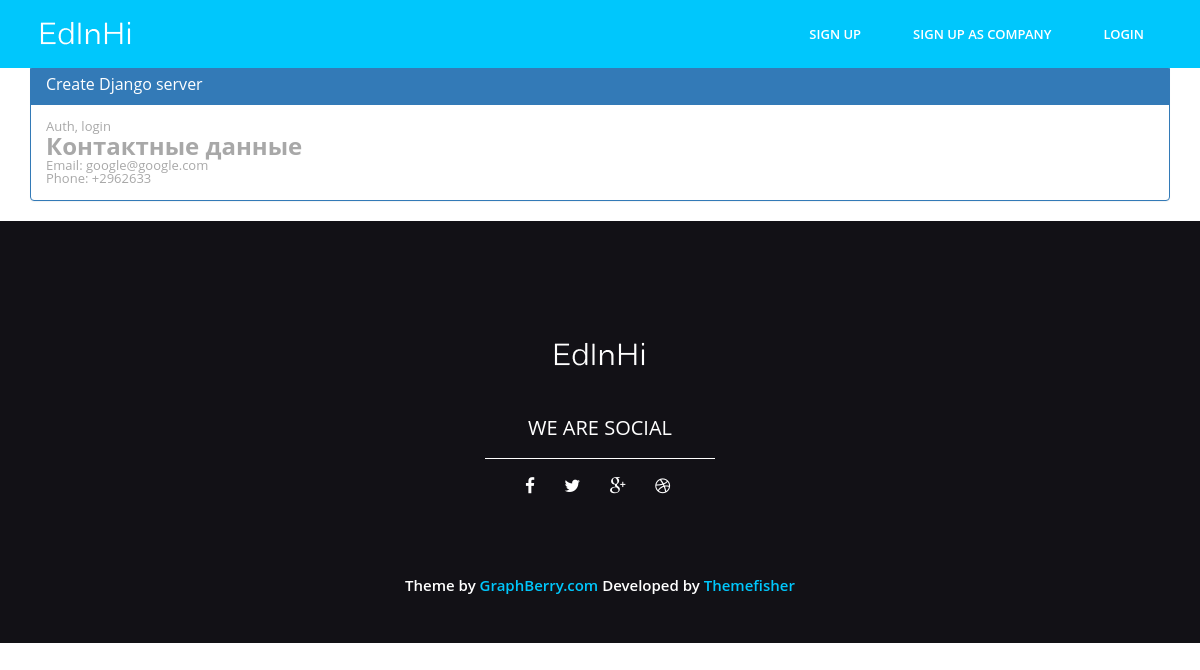
/task/company/1/, run on the app's committed database.
### tasks/models.py (models this page shows)
class CompanyTask(models.Model):
    name = models.CharField(max_length=200)
    comment_to_task = models.TextField()
    description = models.TextField()
    contact_email = models.EmailField()
    phone = models.CharField(max_length=20, null=True, blank=True)
    pub_date = models.DateTimeField('date published', default = timezone.now)

### tasks/views.py (the view)
# urls.py: url(r'^company/(?P<task_id>[0-9]+)/', views.company_task, name="ctask")
def company_task(request, task_id):
    task = get_object_or_404(CompanyTask, pk=task_id)
    return render(request, 'ctask/company_task.html', {'task':task})

### tasks/templates/ctask/company_task.html (shortened to what this page needs)
{%extends 'main_app/base.html' %}
{% load staticfiles %}
{% block content %}
<br><br><br><br><br>
<div class="container">
<div class="panel panel-primary">
  <div class="panel-heading">
    <h3 class="panel-title">{{ task.name }}</h3>
  </div>
  <div class="panel-body">
    {{ task.description|safe }}
    <h3><b>Контактные данные</b></h3>
    <p>Email: {{task.contact_email}}</p>
    <p>Phone: {{task.phone}} </p>
  </div>
</div>
</div>
{% endblock %}

### main_app/static/css/main.css (style rules this page uses)
body { background-color: #fff; font-family: 'Open Sans', sans-serif; line-height: 1; font-size: 13px; color: #a8a8a8; }
figure, p { margin: 0; }
h1, h2, h3, h4, h5, h6 { font-family: 'Open Sans', sans-serif; font-weight: normal; margin: 0; }

### data on the page
CompanyTask: name "Create Django server", description "Auth, login", contact_email "google@google.com", phone "+2962633"
